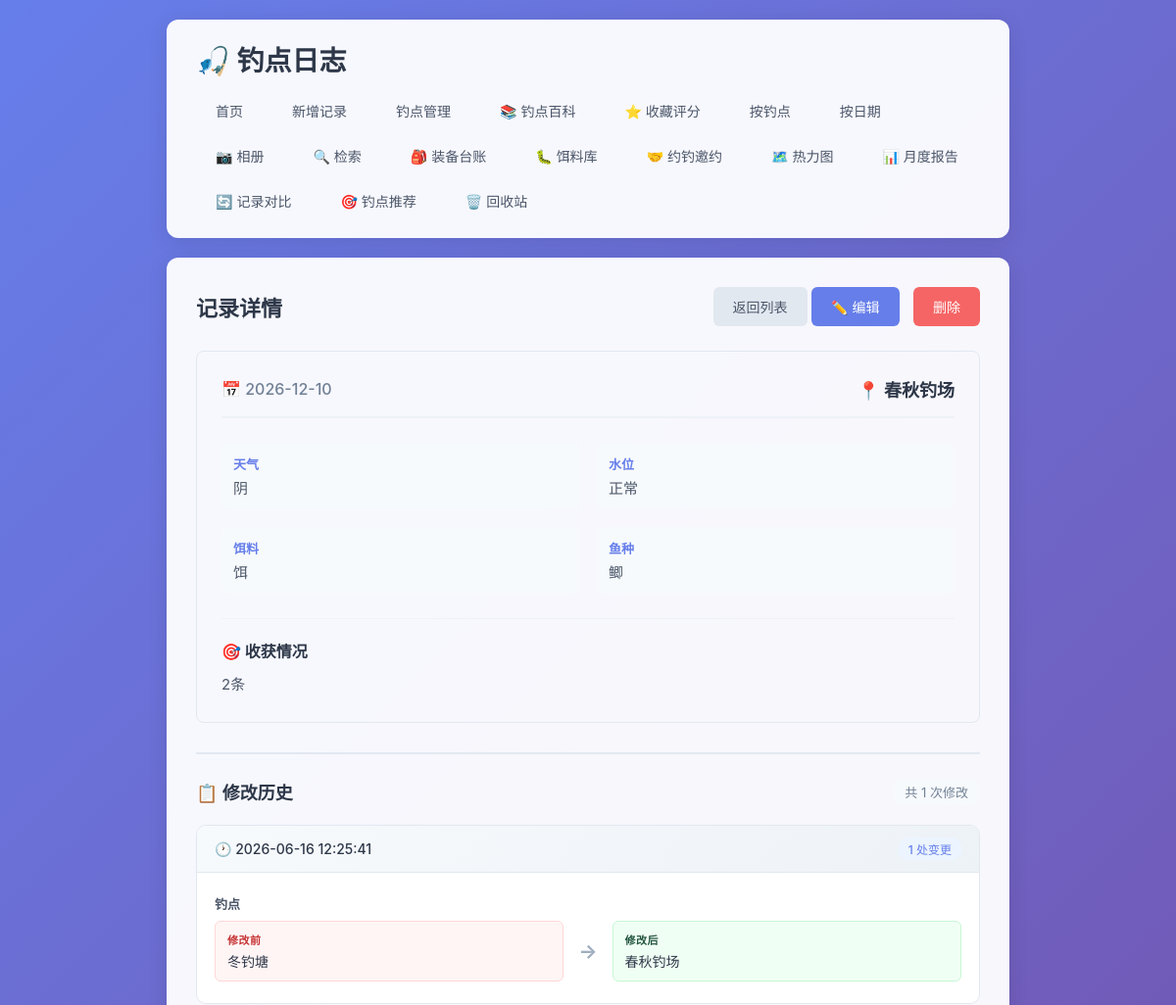
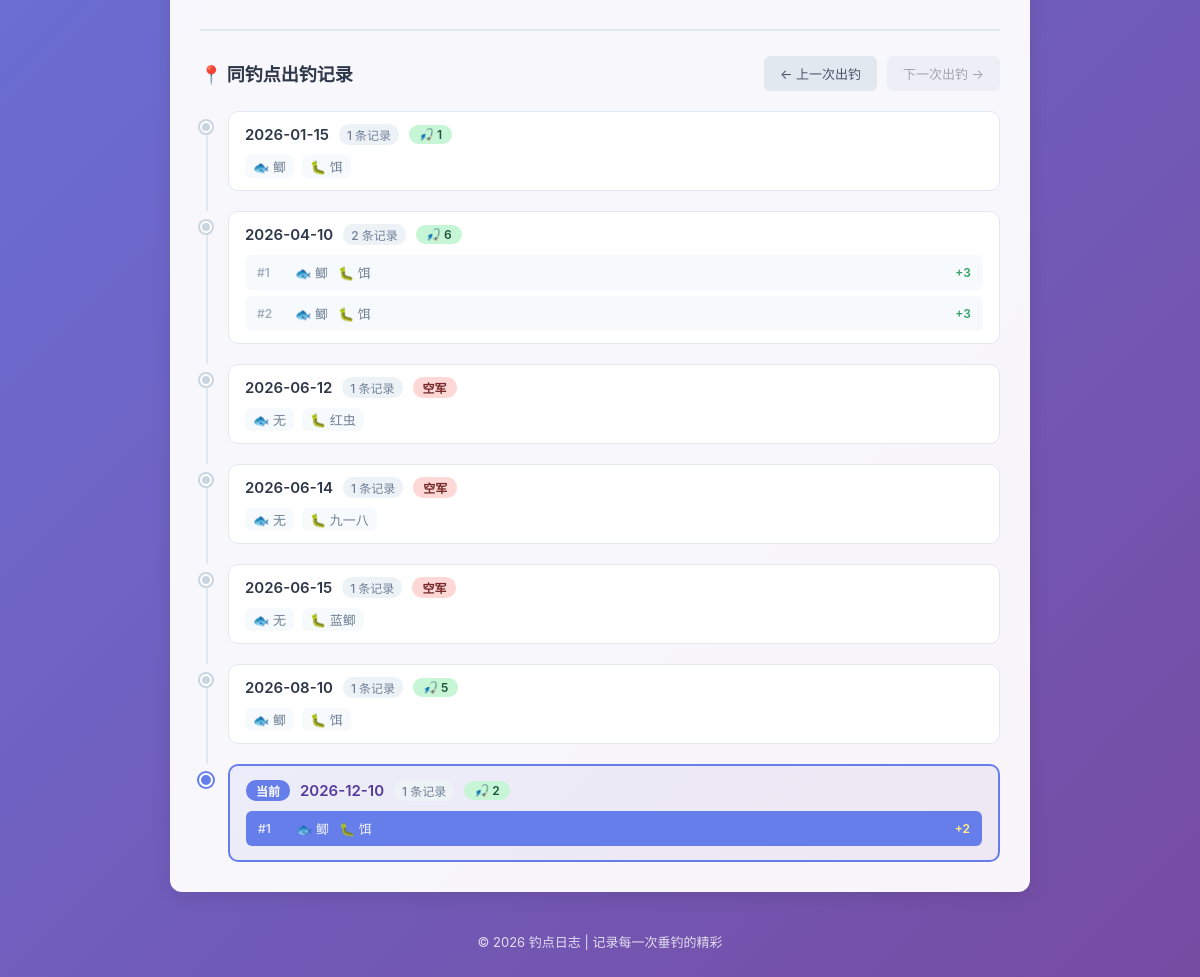
Screenshot of /log/291?page=1&sort=date_desc&per_page=20&q= with the database file from the repository (2 pictures, top to bottom).
### tables this page shows
CREATE TABLE fishing_logs (
            id INTEGER PRIMARY KEY AUTOINCREMENT,
            spot TEXT NOT NULL,
            weather TEXT NOT NULL,
            water_level TEXT NOT NULL,
            bait TEXT NOT NULL,
            fish_species TEXT NOT NULL,
            harvest TEXT NOT NULL,
            next_strategy TEXT,
            created_at DATE NOT NULL
        , temperature TEXT, humidity TEXT, wind TEXT, deleted_at TIMESTAMP, next_strategy_date DATE);

CREATE TABLE audit_logs (
            id INTEGER PRIMARY KEY AUTOINCREMENT,
            log_id INTEGER NOT NULL,
            field_name TEXT NOT NULL,
            old_value TEXT,
            new_value TEXT,
            changed_at TIMESTAMP DEFAULT CURRENT_TIMESTAMP, batch_id TEXT DEFAULT 'legacy' NOT NULL,
            FOREIGN KEY (log_id) REFERENCES fishing_logs(id) ON DELETE CASCADE
        );

### app.py (the view)
@app.route('/log/<int:log_id>')
def log_detail(log_id):
    page = request.args.get('page', 1, type=int)
    sort_by = request.args.get('sort', 'date_desc')
    per_page = request.args.get('per_page', 20, type=int)
    conn = get_db()
    log = conn.execute('SELECT * FROM fishing_logs WHERE id = ?', (log_id,)).fetchone()
    if log is None:
        conn.close()
        flash('记录不存在！', 'error')
        return redirect(url_for('index'))
    audit_logs = get_audit_logs(conn, log_id)
    log_equipments, total_equipment_cost = get_log_equipments(conn, log_id)
    log_photos = get_log_photos(conn, log_id)
    spot_logs = conn.execute('''
        SELECT id, created_at, harvest, fish_species, bait
        FROM fishing_logs
        WHERE spot = ? AND deleted_at IS NULL
        ORDER BY created_at ASC, id ASC
    ''', (log['spot'],)).fetchall()
    date_groups = {}
    date_list = []
    for item in spot_logs:
        item_dict = dict(item)
        item_dict['harvest_value'] = parse_harvest_value(item['harvest'])
        date = item['created_at']
        if date not in date_groups:
            date_groups[date] = []
            date_list.append(date)
        date_groups[date].append(item_dict)
    spot_timeline = []
    current_date_index = None
    current_log_in_date = None
    for idx, date in enumerate(date_list):
        logs = date_groups[date]
        total_harvest = sum(l['harvest_value'] for l in logs)
        has_current = any(l['id'] == log_id for l in logs)
        if has_current:
            current_date_index = idx
            for i, l in enumerate(logs):
                if l['id'] == log_id:
                    current_log_in_date = i
                    break
        spot_timeline.append({
            'date': date,
            'logs': logs,
            'log_count': len(logs),
            'total_harvest': total_harvest,
            'has_current': has_current
        })
    prev_day_logs = None
    next_day_logs = None
    if current_date_index is not None:
        if current_date_index > 0:
            prev_date_logs = date_groups[date_list[current_date_index - 1]]
            prev_day_logs = prev_date_logs[0]
        if current_date_index < len(date_list) - 1:
            next_date_logs = date_groups[date_list[current_date_index + 1]]
            next_day_logs = next_date_logs[0]
    harvest_value = parse_harvest_value(log['harvest'])
    cost_per_kg = 0
    if harvest_value > 0 and total_equipment_cost > 0:
        cost_per_kg = round(total_equipment_cost / harvest_value, 2)
    conn.close()
    return render_template('detail.html', log=log, audit_logs=audit_logs,
                           page=page, sort_by=sort_by, per_page=per_page,
                           spot_timeline=spot_timeline,
                           current_date_index=current_date_index,
                           current_log_in_date=current_log_in_date,
                           prev_day_logs=prev_day_logs, next_day_logs=next_day_logs,
                           log_equipments=log_equipments,
                           total_equipment_cost=total_equipment_cost,
                           harvest_value=harvest_value,
                           cost_per_kg=cost_per_kg,
                           log_photos=log_photos)

### app.py (called while the page is built, shortened)
def get_db():
    conn = sqlite3.connect(DB_PATH)
    conn.row_factory = sqlite3.Row
    return conn

def parse_harvest_value(harvest_str):
    if not harvest_str:
        return 0
    harvest_str = str(harvest_str).strip()
    if not harvest_str:
        return 0
    zero_keywords = [
        '空军', '白板', '打龟', '空手', '空竿', '光头',
        '没钓到', '无收获', '零收获', '零', '0', '打飞机',
        '参军', '空', '龟', '白跑一趟', '参军了', '空军了'
    ]
    lower_str = harvest_str.lower()
    for kw in zero_keywords:
        if kw.lower() in lower_str:
            return 0
    matches = re.findall(r'(\d+(?:\.\d+)?)', harvest_str)
    if matches:
        num_str = matches[-1]
        try:
            if '.' in num_str:
                return float(num_str)
            else:
                return int(num_str)
        except ValueError:
            pass

def get_log_equipments(conn, log_id):
    rows = conn.execute('''
        SELECT le.*, e.name as equipment_name, e.category as equipment_category,
               e.unit_price as equipment_price, e.spec as equipment_spec
        FROM log_equipments le
        JOIN equipments e ON le.equipment_id = e.id
        WHERE le.log_id = ?
        ORDER BY le.id
    ''', (log_id,)).fetchall()
    result = []
    total_cost = 0
    for r in rows:
        r_dict = dict(r)
        total_cost += r_dict.get('usage_cost') or 0
        result.append(r_dict)
    return result, round(total_cost, 2)

def get_log_photos(conn, log_id):
    rows = conn.execute('''
        SELECT * FROM log_photos
        WHERE log_id = ?
        ORDER BY sort_order ASC, id ASC
    ''', (log_id,)).fetchall()
    photos = []
    for r in rows:
        photo = dict(r)
        photo['url'] = url_for('static', filename=f'uploads/{photo["filename"]}')
        photos.append(photo)
    return photos

### templates/detail.html (shortened to what this page needs)
{% extends 'base.html' %}
{% block content %}
    <div class="page-header">
        <h2>记录详情</h2>
        <div>
            <a href="{{ url_for('index', page=page, sort=sort_by, per_page=per_page) }}" class="btn btn-secondary">返回列表</a>
            <a href="{{ url_for('edit_log', log_id=log['id'], page=page, sort=sort_by, per_page=per_page) }}" class="btn btn-primary">✏️ 编辑</a>
            <form method="POST" action="{{ url_for('delete_log', log_id=log['id'], page=page, sort=sort_by, per_page=per_page) }}" class="inline-form" onsubmit="return confirm('确定要删除这条记录吗？');">
                <button type="submit" class="btn btn-danger">删除</button>
            </form>
        </div>
    </div>
    <div class="detail-card">
        <div class="detail-header">
            <span class="detail-date">📅 {{ log['created_at'] }}</span>
            <span class="detail-spot">📍 {{ log['spot'] }}</span>
        </div>
        <div class="detail-grid">
            <div class="detail-item">
                <span class="detail-label">天气</span>
                <span class="detail-value">{{ log['weather'] }}</span>
            </div>
            <div class="detail-item">
                <span class="detail-label">水位</span>
                <span class="detail-value">{{ log['water_level'] }}</span>
            </div>
            <div class="detail-item">
                <span class="detail-label">饵料</span>
                <span class="detail-value">{{ log['bait'] }}</span>
            </div>
            <div class="detail-item">
                <span class="detail-label">鱼种</span>
                <span class="detail-value">{{ log['fish_species'] }}</span>
            </div>
        </div>
        <div class="detail-section">
            <h3>🎯 收获情况</h3>
            <p class="detail-text">{{ log['harvest'] }}</p>
        </div>
    </div>
    {% if audit_logs %}
        <div class="audit-section">
            <div class="audit-header">
                <h3>📋 修改历史</h3>
                <span class="audit-count">共 {{ audit_logs|length }} 次修改</span>
            </div>
            <div class="audit-timeline">
                {% for group in audit_logs %}
                    <div class="audit-group">
                        <div class="audit-group-header">
                            <span class="audit-time">🕐 {{ group.timestamp }}</span>
                            <span class="audit-change-count">{{ group.changes|length }} 处变更</span>
                        </div>
                        <div class="audit-changes">
                            {% for change in group.changes %}
                                <div class="audit-change-item">
                                    <div class="audit-field">{{ change.field_label }}</div>
                                    <div class="audit-values">
                                        <div class="audit-old-value">
                                            <span class="value-label">修改前</span>
                                            <span class="value-content">{{ change.old_value or '(空)' }}</span>
                                        </div>
                                        <div class="audit-arrow">→</div>
                                        <div class="audit-new-value">
                                            <span class="value-label">修改后</span>
                                            <span class="value-content">{{ change.new_value or '(空)' }}</span>
                                        </div>
                                    </div>
                                </div>
                            {% endfor %}
                        </div>
                    </div>
                {% endfor %}
            </div>
        </div>
    {% endif %}
    {% if spot_timeline %}
        <div class="spot-timeline-section">
            <div class="timeline-nav-header">
                <h3>📍 同钓点出钓记录</h3>
                <div class="timeline-nav-buttons">
                    {% if prev_day_logs %}
                        <a href="{{ url_for('log_detail', log_id=prev_day_logs['id'], page=page, sort=sort_by, per_page=per_page) }}" class="btn btn-secondary btn-nav">
                            ← 上一次出钓
                        </a>
                    {% else %}
                        <span class="btn btn-secondary btn-nav disabled">← 上一次出钓</span>
                    {% endif %}
                    {% if next_day_logs %}
                        <a href="{{ url_for('log_detail', log_id=next_day_logs['id'], page=page, sort=sort_by, per_page=per_page) }}" class="btn btn-primary btn-nav">
                            下一次出钓 →
                        </a>
                    {% else %}
                        <span class="btn btn-secondary btn-nav disabled">下一次出钓 →</span>
                    {% endif %}
                </div>
            </div>
            <div class="spot-timeline">
                {% for day in spot_timeline %}
                    <div class="spot-timeline-item {% if day['has_current'] %}current{% endif %}">
                        <div class="spot-timeline-dot"></div>
                        <div class="spot-timeline-line"></div>
                        <div class="spot-timeline-content">
                            {% if day['has_current'] %}
                                <div class="spot-timeline-date-header">
                                    <span class="current-badge">当前</span>
                                    <span class="timeline-date-text">{{ day['date'] }}</span>
                                    <span class="timeline-count-badge">{{ day['log_count'] }} 条记录</span>
                                    {% if day['total_harvest'] > 0 %}
                                        <span class="harvest-badge good">🎣 {{ day['total_harvest'] }}</span>
                                    {% else %}
                                        <span class="harvest-badge bad">空军</span>
                                    {% endif %}
                                </div>
                                <div class="timeline-day-logs">
                                    {% for item in day['logs'] %}
                                        <div class="timeline-log-item {% if item['id'] == log['id'] %}active{% endif %}">
                                                    <span class="log-index">#{{ loop.index }}</span>
                                                    {% if item['fish_species'] %}<span class="log-meta">🐟 {{ item['fish_species'] }}</span>{% endif %}
                                                    {% if item['bait'] %}<span class="log-meta">🐛 {{ item['bait'] }}</span>{% endif %}
                                                    {% if item['harvest_value'] > 0 %}
                                                        <span class="log-harvest good">+{{ item['harvest_value'] }}</span>
                                                    {% else %}
                                                        <span class="log-harvest bad">空军</span>
                                                    {% endif %}
                                        </div>
                                    {% endfor %}
                                </div>
                            {% else %}
                                <a href="{{ url_for('log_detail', log_id=day['logs'][0]['id'], page=page, sort=sort_by, per_page=per_page) }}" class="spot-timeline-link">
                                    <div class="spot-timeline-date-header">
                                        <span class="timeline-date-text">{{ day['date'] }}</span>
                                        <span class="timeline-count-badge">{{ day['log_count'] }} 条记录</span>
                                        {% if day['total_harvest'] > 0 %}
                                            <span class="harvest-badge good">🎣 {{ day['total_harvest'] }}</span>
                                        {% else %}
                                            <span class="harvest-badge bad">空军</span>
                                        {% endif %}
                                    </div>
                                    {% if day['log_count'] > 1 %}
                                        <div class="timeline-day-logs">
                                            {% for item in day['logs'] %}
                                                <div class="timeline-log-item">
                                                    <span class="log-index">#{{ loop.index }}</span>
                                                    {% if item['fish_species'] %}<span class="log-meta">🐟 {{ item['fish_species'] }}</span>{% endif %}
                                                    {% if item['bait'] %}<span class="log-meta">🐛 {{ item['bait'] }}</span>{% endif %}
                                                    {% if item['harvest_value'] > 0 %}
                                                        <span class="log-harvest good">+{{ item['harvest_value'] }}</span>
                                                    {% else %}
                                                        <span class="log-harvest bad">空军</span>
                                                    {% endif %}
                                                </div>
                                            {% endfor %}
                                        </div>
                                    {% else %}
                                        <div class="timeline-day-summary">
                                            {% set item = day['logs'][0] %}
                                            {% if item['fish_species'] %}<span class="meta-item">🐟 {{ item['fish_species'] }}</span>{% endif %}
                                            {% if item['bait'] %}<span class="meta-item">🐛 {{ item['bait'] }}</span>{% endif %}
                                        </div>
                                    {% endif %}
                                </a>
                            {% endif %}
                        </div>
                    </div>
                {% endfor %}
            </div>
        </div>
    {% endif %}
{% endblock %}

### rows the page displays
fishing_logs: created_at "2026-12-10", spot "春秋钓场", weather "阴", water_level "正常", bait "饵", fish_species "鲫", harvest "2条", date "2026-12-10", log_count "1", total_harvest "2", harvest_value "2"
audit_logs: timestamp "2026-06-16 12:25:41", changes|length "1", field_label "钓点", old_value "冬钓塘", new_value "春秋钓场"
fishing_logs: date "2026-01-15", log_count "1", total_harvest "1", fish_species "鲫", bait "饵"
fishing_logs: date "2026-04-10", log_count "2", total_harvest "6", fish_species "鲫", bait "饵", harvest_value "3"
fishing_logs: fish_species "鲫", bait "饵", harvest_value "3"
fishing_logs: date "2026-06-12", log_count "1", shows "空军", fish_species "无", bait "红虫"
fishing_logs: date "2026-06-14", log_count "1", shows "空军", fish_species "无", bait "九一八"
fishing_logs: date "2026-06-15", log_count "1", shows "空军", fish_species "无", bait "蓝鲫"
fishing_logs: date "2026-08-10", log_count "1", total_harvest "5", fish_species "鲫", bait "饵"

### other values shown
{{ audit_logs|length }} "1"
